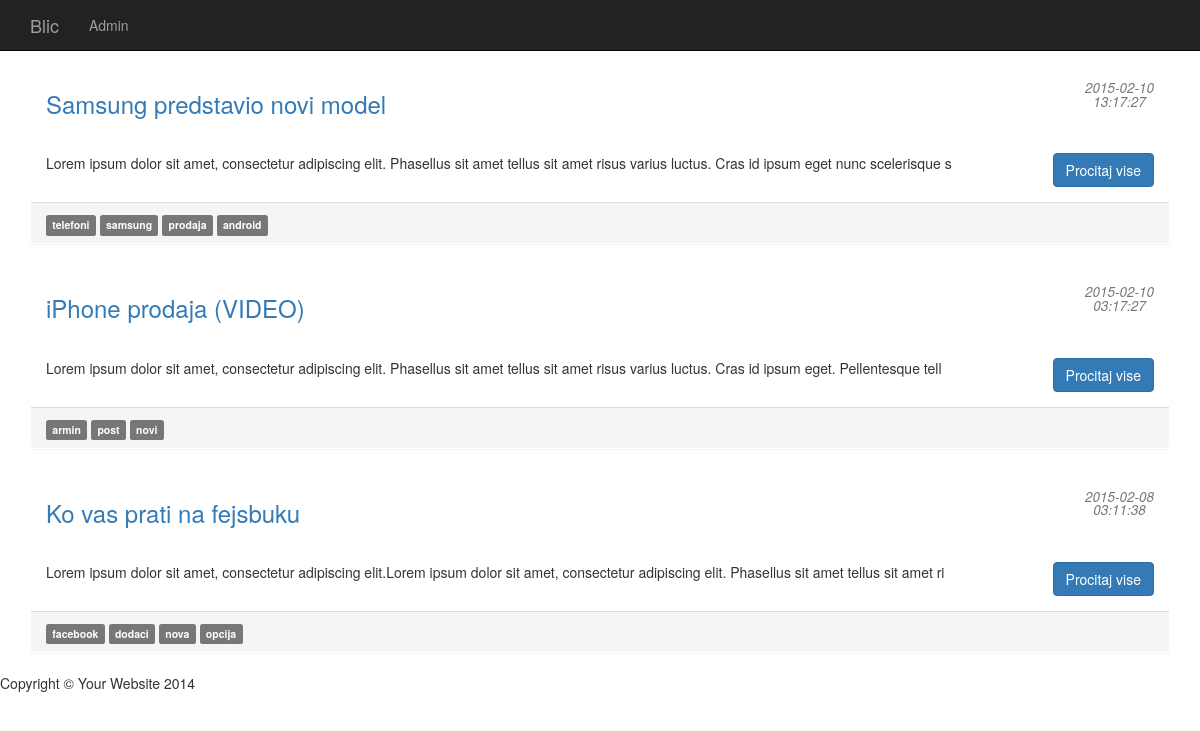
The page / on the database its author committed.
### tables this page shows
CREATE TABLE IF NOT EXISTS `post` (
  `id` int(11) NOT NULL AUTO_INCREMENT,
  `title` varchar(50) NOT NULL,
  `short_text` varchar(150) NOT NULL,
  `long_text` text NOT NULL,
  `author` varchar(30) NOT NULL,
  `datetime` datetime NOT NULL,
  `tags` varchar(100) NOT NULL,
  PRIMARY KEY (`id`)
);

### system/request.php (called while the page is built, shortened)
<?php
class Request {
		private $_controller;
		public function __construct(){
		    $request_url = $_SERVER['REQUEST_URI'];
			$str = "";
			if(isset($_GET) or isset($_POST)){
				$str =  str_replace('?'.$_SERVER['QUERY_STRING'],"",$request_url);
			}
		    $str =  str_replace(SUB_FOLDER,"",$str);
			$parts = explode('/', $str);
			$parts = array_filter($parts);
			$this->_controller = ($c = array_shift($parts))? $c: 'index';
		}
		public function getController(){
			return $this->_controller;
		}
}
?>

### application/index/indexController.php (called while the page is built, shortened)
<?php
class indexController extends baseController{
		 public function index($args = false){
			  $registry = Registry::getInstance();
			  $model = $this->load->model('index');
				$input =  $registry->head;
				$file = $registry->files;
				$files =  array(
				         $input->appendStylesheet($file['css']['core']),
						 $input->appendJS($file['js']['jquery'])
				  );
				$vars['title'] = 'Home';
				$vars['files'] = $files;
                $vars['posts'] = $model->getPosts();
				$this->load->view('index',$vars);
	    }
}
?>

### index.php (called while the page is built, shortened)
<?php
	require_once(SITE_PATH.'config.php');
	require_once(SITE_PATH.'system/request.php');
	require_once(SITE_PATH.'system/load.php');
	require_once(SITE_PATH.'system/load.php');
	require_once(SITE_PATH.'system/dispatcher.php');
	try{
       Dispacher::dispach(new Request());
    } catch ( Exception $e ){
        echo $e->getMessage();
    }

### class/post.class.php (called while the page is built, shortened)
<?php
class Post  {
     var $db;
     public  function __construct($db = false) {
		$this->db = $db;
     }
    public function getPosts()
    {
        $results = array();
        try{
            $data = $this->db->query('SELECT `id`, `title`, `short_text`, `long_text`, `author`, `datetime`, `tags` FROM `post`');
            $data->setFetchMode(PDO::FETCH_CLASS|PDO::FETCH_PROPS_LATE, "Post" );
            while($row = $data->fetch()) {
                $results[] = $row;
            }
            return $results;
        }catch (PDOException $e){
            return false;
        }
        return false;
    }
}
?>

### application/index/indexModel.php (called while the page is built)
<?php
    require_once(CLASS_FOLDER . 'post.class.php');
	class indexModel extends baseModel{
        public function getPosts()
        {
            $registry = Registry::getInstance();
		    $config = $registry->config;
            $db = new Database($config['db']['db1']);
            $db-> db_connect();
            $post = new Post($db->lnk);
            return $post->getPosts();
        }
	}
?>

### application/index/indexView.php (the view)
<br/>
<?php
 foreach($vars['posts'] as $post)
 {
?>
            <div id="postlist">
			<div class="panel">
                <div class="panel-heading">
                    <div class="text-center">
                        <div class="row">
                            <div class="col-sm-9">
                                <h3 class="pull-left">
                                  <a href="/post/article/<?php echo $post->id; ?>"> <?php echo $post->title; ?> </a>
                                </h3>
                            </div>
                            <div class="col-sm-3">
                                <h4 class="pull-right">
                                    <small>
                                        <em><?php echo str_replace(" ", "<br>", $post->datetime);?> </em>
                                    </small>
                                </h4>
                            </div>
                        </div>
                    </div>
                </div>
            <div class="panel-body">
                <?php echo $post->short_text; ?>
                <a href="/post/article/<?php echo $post->id; ?>" class="btn btn-primary pull-right">Procitaj vise</a>
            </div>
            <div class="panel-footer">
                <?php
                    $ara = explode(',', $post->tags);
                    foreach($ara as $a){
                        echo "<span class='label label-default'>{$a}</span> ";
                    }
                ?>
            </div>
        </div>
 </div>
<?php
 }
?>

### system/dispatcher.php (shortened to what this page needs)
<?php
class Dispacher {
 public static function dispach(Request $request){
	        $controller_name =  $request->getController();
			$controller = $controller_name.'Controller';
			$method = $request->getMethod();
			$args = $request->getArgs();
			$controllerFile = SITE_PATH . 'application/' . $controller_name . '/' . $controller.'.php';
			 if(is_readable($controllerFile)){
				$controller = new $controller;
				$method = (is_callable(array($controller,$method))) ? $method : 'index';
				if(!empty($args)){
					 $registry = Registry::getInstance();
                     $registry->args = $args;
					call_user_func_array(array($controller,$method),$args);
				}else{
					call_user_func(array($controller,$method));
				}
				return;
			}
			throw new Exception('404 - '.$request->getController().' not found');
 }
}
?>

### config.php (shortened to what this page needs)
<?php
	 class HeadFile  {
		 public function appendStylesheet($loc){
			return "<link type='text/css' href='".$loc."' rel='stylesheet' />";
		 }
	 }
?>

### system/load.php (shortened to what this page needs)
<?php
	class Load{
		public function view($name,array $vars = null){
			$file = SITE_PATH.'application/'.$name.'/'.$name.'View.php';
			if(is_readable($file)){
				$this->getDefaultView($file, $vars);
				return true;
			}
			throw new Exception('View issues');
		}
        public function getDefaultView($view,$vars)
        {
            $file = SITE_PATH.'application/defaultView/defaultView.php';
            require($file);
        }
	}

### application/defaultView/defaultView.php (shortened to what this page needs)
<html>
<head>
    <title><?php   print_r($vars['title']);?></title>
    <?php
         foreach($vars['files'] as $file){
             echo $file;
        }
    ?>
</head>
<body>
    <nav class="navbar navbar-inverse navbar-fixed-top" role="navigation">
        <div class="container">
            <div class="navbar-header">
                <a class="navbar-brand" href="/">Blic</a>
            </div>
            <div class="collapse navbar-collapse" id="bs-example-navbar-collapse-1">
                <ul class="nav navbar-nav">
                    <li>
                        <a href="/admin">Admin</a>
                    </li>
                </ul>
            </div>
        </div>
    </nav>
    <div class="container">
     <br/>
     <br/>
        <?php
            require($view_page);
        ?>
     </div>
        <footer>
            <div class="row">
                <div class="col-lg-12">
                    <p>Copyright &copy; Your Website 2014</p>
                </div>
            </div>
        </footer>
</body>
</html>

### rows shown on the page
post: title "Samsung predstavio novi model", datetime "2015-02-10 13:17:27", short_text "Lorem ipsum dolor sit amet, consectetur adipiscing elit. Phasellus sit amet tellus sit amet risus varius luctus. Cras id ipsum eget nunc scelerisque s", tags "telefoni", tags "samsung", tags "prodaja", tags "android"
post: title "iPhone prodaja (VIDEO)", datetime "2015-02-10 03:17:27", short_text "Lorem ipsum dolor sit amet, consectetur adipiscing elit. Phasellus sit amet tellus sit amet risus varius luctus. Cras id ipsum eget. Pellentesque tell", tags "armin", tags "post", tags "novi"
post: title "Ko vas prati na fejsbuku", datetime "2015-02-08 03:11:38", short_text "Lorem ipsum dolor sit amet, consectetur adipiscing elit.Lorem ipsum dolor sit amet, consectetur adipiscing elit. Phasellus sit amet tellus sit amet ri", tags "facebook", tags "dodaci", tags "nova", tags "opcija"
